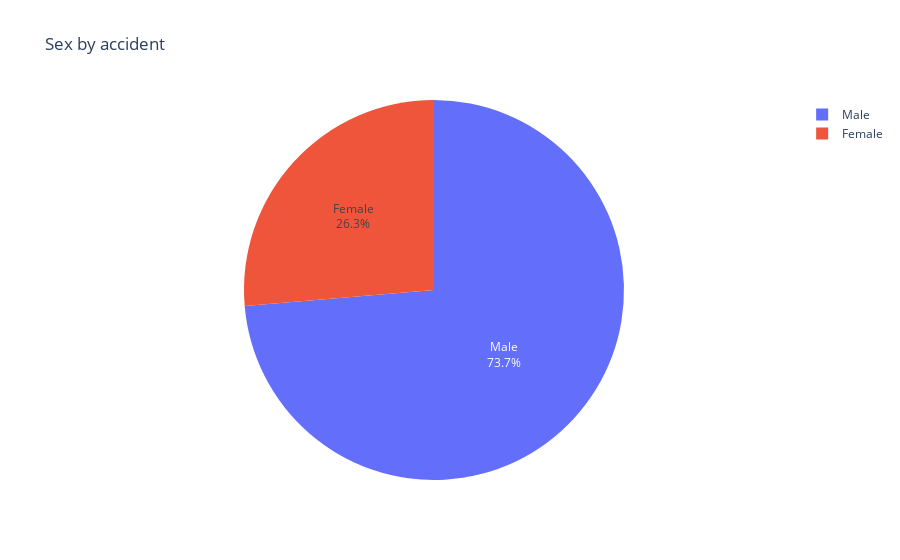

Here is the notebook cell this chart was saved with:
### Markdown cell above
# Sexes concernés par un accident
Ce résultat peut paraître erroné dû à la grande inégalités d'accidents par sexe, mais cette statique est validé par le gouvernement français (https://www.securite-routiere.gouv.fr/actualites/la-problematique-de-laccidentologie-sous-langle-hommes-femmes-analysee-au-senat).
D'après plusieurs sources, cet écart viendrait du fait que les hommes aurais une attitude moins responsable au volant et prendraient beaucoup plus de risque que les femmes (conduite en état d'ivresse, accès de vitesse, conduite dangereuse, etc...)

**Sources**
- https://www.securite-routiere-az.fr/idees-recues/femme-au-volant-danger-au-tournant/
- https://fr.wikipedia.org/wiki/Accident_de_la_route_en_France
- https://www.interieur.gouv.fr/actualites/communiques/femmes-au-volant-vie-au-tournant
- https://www.securite-routiere.gouv.fr/actualites/la-problematique-de-laccidentologie-sous-langle-hommes-femmes-analysee-au-senat

### Code cell
pie(drivers, "sex", "Sex by accident")

### Figure 1 — Plotly figure (JSON) as saved in the notebook; plotly's stock layout.template omitted (floating-point values rounded to 4 significant figures)
{"data": [{"domain": {"x": [0, 1], "y": [0, 1]}, "hovertemplate": "index=%{label}<br>value=%{value}<extra></extra>", "labels": ["Male", "Female"], "legendgroup": "", "name": "", "showlegend": true, "textinfo": "percent+label", "textposition": "inside", "type": "pie", "values": [0.7365, 0.2635]}], "layout": {"legend": {"tracegroupgap": 0}, "title": {"text": "Sex by accident"}}}
